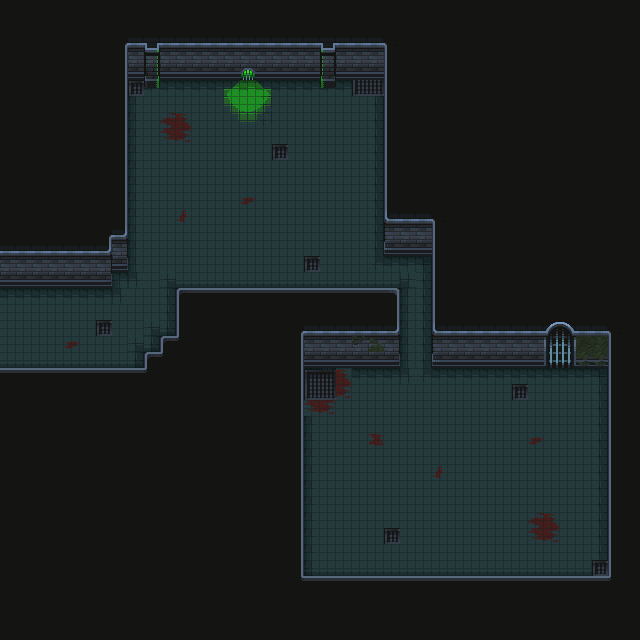

This game map was drawn from its Tiled (.tmx) file and the tilesets committed beside it. A one-line description and the trimmed map source follow:
An orthogonal 40x40 tile map with 16x16 px tiles, 3 tile layers (Sol, Murs, Objets 1) and 25 objects (20x Collisions, 5x spawn_mob).

<map version="1.10" tiledversion="1.10.2" orientation="orthogonal" renderorder="right-down" width="40" height="40" tilewidth="16" tileheight="16" infinite="0" nextlayerid="5" nextobjectid="36">
 <tileset firstgid="1" source="Nv 1.tsx" />
 <layer id="1" name="Sol" width="40" height="40">
  <data>[1600 cells, 524 non-empty, 31 distinct tile ids]</data>
 </layer>
 <layer id="2" name="Murs" width="40" height="40">
  <data>[1600 cells, 1078 non-empty, 34 distinct tile ids]</data>
 </layer>
 <layer id="3" name="Objets 1" width="40" height="40">
  <data>[1600 cells, 1600 non-empty, 8 distinct tile ids]</data>
 </layer>
 <objectgroup id="4" name="objets">
  <object id="3" name="collisions" type="Collisions" x="128" y="64" width="256" height="16" />
  <object id="4" name="collisions" type="Collisions" x="143.5" y="80.25" width="16" height="8" />
  <object id="5" name="collisions" type="Collisions" x="320.5" y="80.5" width="16" height="8" />
  <object id="7" name="collisions" type="Collisions" x="0" y="272" width="112" height="16" />
  <object id="10" name="collisions" type="Collisions" x="96" y="256" width="32" height="16" />
  <object id="11" name="collisions" type="Collisions" x="112" y="64" width="16" height="192" />
  <object id="12" name="collisions" type="Collisions" x="384" y="64" width="16" height="176" />
  <object id="13" name="collisions" type="Collisions" x="384" y="240" width="48" height="16" />
  <object id="14" name="collisions" type="Collisions" x="432" y="240" width="16" height="112" />
  <object id="15" name="collisions" type="Collisions" x="432" y="352" width="176" height="16" />
  <object id="17" name="collisions" type="Collisions" x="608" y="352" width="16" height="240" />
  <object id="18" name="collisions" type="Collisions" x="288" y="576" width="320" height="16" />
  <object id="22" name="collisions" type="Collisions" x="288" y="352" width="16" height="224" />
  <object id="23" name="collisions" type="Collisions" x="304" y="352" width="96" height="16" />
  <object id="24" name="collisions" type="Collisions" x="384" y="288" width="16" height="64" />
  <object id="25" name="collisions" type="Collisions" x="176" y="288" width="208" height="16" />
  <object id="27" name="collisions" type="Collisions" x="176" y="304" width="16" height="32" />
  <object id="28" name="collisions" type="Collisions" x="160" y="336" width="32" height="16" />
  <object id="29" name="collisions" type="Collisions" x="144" y="352" width="32" height="16" />
  <object id="30" name="collisions" type="Collisions" x="0" y="368" width="160" height="16" />
  <object id="31" name="orc" type="spawn_mob" x="162.667" y="132">
   <point />
  </object>
  <object id="32" name="bebe_monstre" type="spawn_mob" x="324" y="218.667">
   <point />
  </object>
  <object id="33" name="bebe_monstre" type="spawn_mob" x="398.667" y="432">
   <point />
  </object>
  <object id="34" name="demon" type="spawn_mob" x="518.667" y="513.333">
   <point />
  </object>
  <object id="35" name="orc" type="spawn_mob" x="82.6667" y="316">
   <point />
  </object>
 </objectgroup>
</map>
